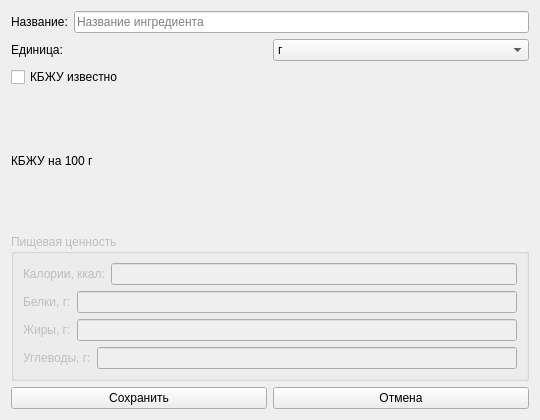
<?xml version='1.0' encoding='utf-8'?>
<ui version="4.0">
 <class>IngredientEditor</class>
 <widget class="QWidget" name="IngredientEditor">
  <property name="geometry">
   <rect>
    <x>0</x>
    <y>0</y>
    <width>540</width>
    <height>420</height>
   </rect>
  </property>
  <property name="windowTitle">
   <string>Ингредиент</string>
  </property>
  <layout class="QVBoxLayout" name="layout38">
   <item>
    <layout class="QHBoxLayout" name="layout30">
     <item>
      <widget class="QLabel" name="nameCaption">
       <property name="text">
        <string>Название:</string>
       </property>
       <property name="wordWrap">
        <bool>true</bool>
       </property>
      </widget>
     </item>
     <item>
      <widget class="QLineEdit" name="nameEdit">
       <property name="placeholderText">
        <string>Название ингредиента</string>
       </property>
      </widget>
     </item>
    </layout>
   </item>
   <item>
    <layout class="QHBoxLayout" name="layout31">
     <item>
      <widget class="QLabel" name="unitCaption">
       <property name="text">
        <string>Единица:</string>
       </property>
       <property name="wordWrap">
        <bool>true</bool>
       </property>
      </widget>
     </item>
     <item>
      <widget class="QComboBox" name="unitCombo">
       <item>
        <property name="text">
         <string>г</string>
        </property>
       </item>
       <item>
        <property name="text">
         <string>мл</string>
        </property>
       </item>
       <item>
        <property name="text">
         <string>шт</string>
        </property>
       </item>
      </widget>
     </item>
    </layout>
   </item>
   <item>
    <widget class="QCheckBox" name="knownCheck">
     <property name="text">
      <string>КБЖУ известно</string>
     </property>
    </widget>
   </item>
   <item>
    <widget class="QLabel" name="basisLabel">
     <property name="text">
      <string>КБЖУ на 100 г</string>
     </property>
     <property name="wordWrap">
      <bool>true</bool>
     </property>
    </widget>
   </item>
   <item>
    <widget class="QGroupBox" name="kbjuGroup">
     <property name="title">
      <string>Пищевая ценность</string>
     </property>
     <layout class="QVBoxLayout" name="layout36">
      <item>
       <layout class="QHBoxLayout" name="layout32">
        <item>
         <widget class="QLabel" name="caloriesCaption">
          <property name="text">
           <string>Калории, ккал:</string>
          </property>
          <property name="wordWrap">
           <bool>true</bool>
          </property>
         </widget>
        </item>
        <item>
         <widget class="QLineEdit" name="caloriesEdit">
          <property name="placeholderText">
           <string />
          </property>
         </widget>
        </item>
       </layout>
      </item>
      <item>
       <layout class="QHBoxLayout" name="layout33">
        <item>
         <widget class="QLabel" name="proteinCaption">
          <property name="text">
           <string>Белки, г:</string>
          </property>
          <property name="wordWrap">
           <bool>true</bool>
          </property>
         </widget>
        </item>
        <item>
         <widget class="QLineEdit" name="proteinEdit">
          <property name="placeholderText">
           <string />
          </property>
         </widget>
        </item>
       </layout>
      </item>
      <item>
       <layout class="QHBoxLayout" name="layout34">
        <item>
         <widget class="QLabel" name="fatCaption">
          <property name="text">
           <string>Жиры, г:</string>
          </property>
          <property name="wordWrap">
           <bool>true</bool>
          </property>
         </widget>
        </item>
        <item>
         <widget class="QLineEdit" name="fatEdit">
          <property name="placeholderText">
           <string />
          </property>
         </widget>
        </item>
       </layout>
      </item>
      <item>
       <layout class="QHBoxLayout" name="layout35">
        <item>
         <widget class="QLabel" name="carbsCaption">
          <property name="text">
           <string>Углеводы, г:</string>
          </property>
          <property name="wordWrap">
           <bool>true</bool>
          </property>
         </widget>
        </item>
        <item>
         <widget class="QLineEdit" name="carbsEdit">
          <property name="placeholderText">
           <string />
          </property>
         </widget>
        </item>
       </layout>
      </item>
     </layout>
     <property name="enabled">
      <bool>false</bool>
     </property>
    </widget>
   </item>
   <item>
    <layout class="QHBoxLayout" name="layout37">
     <item>
      <widget class="QPushButton" name="saveButton">
       <property name="text">
        <string>Сохранить</string>
       </property>
       <property name="enabled">
        <bool>true</bool>
       </property>
       </widget>
     </item>
     <item>
      <widget class="QPushButton" name="closeButton">
       <property name="text">
        <string>Отмена</string>
       </property>
      </widget>
     </item>
    </layout>
   </item>
  </layout>
 </widget>
 <resources />
 <connections />
</ui>
